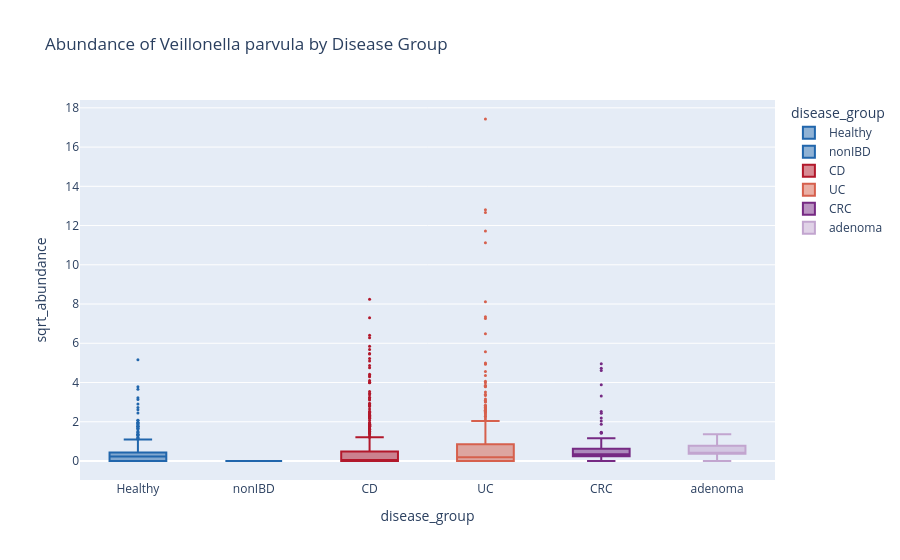

This figure's notebook cell:
### Code cell
cur_species ="Veillonella parvula" #"Veillonella parvula", "Escherichia coli"
operon_abd_data.pl.boxplot(
    feature_name=cur_species, 
    x_axis_col="disease_group",
    feature_type_col="species",
    title="Abundance of {0} by Disease Group".format(cur_species),
    color_map = {
            "Healthy": "#2166ac",
            # "nonIBD": "#2166ac",
            "CD": "#b2182b",
            "UC": "#d6604d",
            # "CRC": "#762a83",
            # "MP": "#9970ab",
            # "adenoma": "#c2a5cf",
        }
)

### Figure 1 — Plotly figure (JSON) as saved in the notebook; plotly's stock layout.template omitted (floating-point values rounded to 4 significant figures; data arrays with more than 128 entries replaced by an {"elided": "..."} marker saying what was removed)
{"data": [{"alignmentgroup": "True", "boxpoints": "outliers", "hovertemplate": "disease_group=%{x}<br>sqrt_abundance=%{y}<extra></extra>", "legendgroup": "Healthy", "marker": {"color": "#2166ac", "size": 3}, "name": "Healthy", "notched": false, "offsetgroup": "Healthy", "orientation": "v", "showlegend": true, "type": "box", "x": {"elided": "570 str values"}, "x0": " ", "xaxis": "x", "y": {"elided": "570 float values"}, "y0": " ", "yaxis": "y"}, {"alignmentgroup": "True", "boxpoints": "outliers", "hovertemplate": "disease_group=%{x}<br>sqrt_abundance=%{y}<extra></extra>", "legendgroup": "nonIBD", "marker": {"color": "#2166ac", "size": 3}, "name": "nonIBD", "notched": false, "offsetgroup": "nonIBD", "orientation": "v", "showlegend": true, "type": "box", "x": ["nonIBD", "nonIBD", "nonIBD", "nonIBD", "nonIBD", "nonIBD", "nonIBD", "nonIBD", "nonIBD", "nonIBD", "nonIBD", "nonIBD", "nonIBD", "nonIBD", "nonIBD", "nonIBD", "nonIBD", "nonIBD", "nonIBD", "nonIBD", "nonIBD", "nonIBD", "nonIBD", "nonIBD", "nonIBD", "nonIBD", "nonIBD", "nonIBD", "nonIBD", "nonIBD", "nonIBD", "nonIBD", "nonIBD", "nonIBD", "nonIBD", "nonIBD", "nonIBD", "nonIBD", "nonIBD", "nonIBD", "nonIBD", "nonIBD", "nonIBD", "nonIBD", "nonIBD", "nonIBD", "nonIBD", "nonIBD", "nonIBD", "nonIBD", "nonIBD", "nonIBD", "nonIBD", "nonIBD", "nonIBD", "nonIBD", "nonIBD", "nonIBD", "nonIBD", "nonIBD", "nonIBD", "nonIBD", "nonIBD", "nonIBD", "nonIBD", "nonIBD", "nonIBD"], "x0": " ", "xaxis": "x", "y": [0.0, 0.0, 0.0, 0.0, 0.0, 0.0, 0.0, 0.0, 0.0, 0.0, 0.0, 0.0, 0.0, 0.0, 0.0, 0.0, 0.0, 0.0, 0.0, 0.0, 0.0, 0.0, 0.0, 0.0, 0.0, 0.0, 0.0, 0.0, 0.0, 0.0, 0.0, 0.0, 0.0, 0.0, 0.0, 0.0, 0.0, 0.0, 0.0, 0.0, 0.0, 0.0, 0.0, 0.0, 0.0, 0.0, 0.0, 0.0, 0.0, 0.0, 0.0, 0.0, 0.0, 0.0, 0.0, 0.0, 0.0, 0.0, 0.0, 0.0, 0.0, 0.0, 0.0, 0.0, 0.0, 0.0, 0.0], "y0": " ", "yaxis": "y"}, {"alignmentgroup": "True", "boxpoints": "outliers", "hovertemplate": "disease_group=%{x}<br>sqrt_abundance=%{y}<extra></extra>", "legendgroup": "CD", "marker": {"color": "#b2182b", "size": 3}, "name": "CD", "notched": false, "offsetgroup": "CD", "orientation": "v", "showlegend": true, "type": "box", "x": {"elided": "599 str values"}, "x0": " ", "xaxis": "x", "y": {"elided": "599 float values"}, "y0": " ", "yaxis": "y"}, {"alignmentgroup": "True", "boxpoints": "outliers", "hovertemplate": "disease_group=%{x}<br>sqrt_abundance=%{y}<extra></extra>", "legendgroup": "UC", "marker": {"color": "#d6604d", "size": 3}, "name": "UC", "notched": false, "offsetgroup": "UC", "orientation": "v", "showlegend": true, "type": "box", "x": {"elided": "525 str values"}, "x0": " ", "xaxis": "x", "y": {"elided": "525 float values"}, "y0": " ", "yaxis": "y"}, {"alignmentgroup": "True", "boxpoints": "outliers", "hovertemplate": "disease_group=%{x}<br>sqrt_abundance=%{y}<extra></extra>", "legendgroup": "CRC", "marker": {"color": "#762a83", "size": 3}, "name": "CRC", "notched": false, "offsetgroup": "CRC", "orientation": "v", "showlegend": true, "type": "box", "x": {"elided": "166 str values"}, "x0": " ", "xaxis": "x", "y": {"elided": "166 float values"}, "y0": " ", "yaxis": "y"}, {"alignmentgroup": "True", "boxpoints": "outliers", "hovertemplate": "disease_group=%{x}<br>sqrt_abundance=%{y}<extra></extra>", "legendgroup": "adenoma", "marker": {"color": "#c2a5cf", "size": 3}, "name": "adenoma", "notched": false, "offsetgroup": "adenoma", "orientation": "v", "showlegend": true, "type": "box", "x": ["adenoma", "adenoma", "adenoma", "adenoma", "adenoma", "adenoma", "adenoma", "adenoma"], "x0": " ", "xaxis": "x", "y": [0.0, 0.6097, 0.3751, 0.3788, 0.3583, 0.3821, 1.363, 0.9387], "y0": " ", "yaxis": "y"}], "layout": {"boxmode": "overlay", "legend": {"title": {"text": "disease_group"}, "tracegroupgap": 0}, "title": {"text": "Abundance of Veillonella parvula by Disease Group"}, "xaxis": {"anchor": "y", "categoryarray": ["Healthy", "nonIBD", "CD", "UC", "CRC", "adenoma"], "categoryorder": "array", "domain": [0, 1], "title": {"text": "disease_group"}}, "yaxis": {"anchor": "x", "domain": [0, 1], "title": {"text": "sqrt_abundance"}}}}
